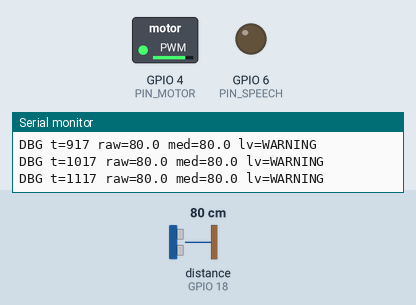
This sketch was run on a simulated ESP32-S3. Parts: switched loads named in the sketch (green lamp = pin HIGH), output pins drawn as LEDs (lit = HIGH), the last lines printed to the serial monitor. Wiring (inferred from the names in the program): ultrasonic range finder: trigger GPIO 5; echo GPIO 18. Dashed ring = blinking. The inputs (shaded band) are chosen by the test bench; at power-on: distance to the obstacle (sensor on GPIO 18) 80 cm. The echo pulse lasts 58.3 µs per cm; pins used as bus, display or sensor lines are not drawn.

Above: at 1.2 s.
1.3 s: distance to the obstacle (sensor on GPIO 18) set to 53 cm
2.9 s: distance to the obstacle (sensor on GPIO 18) set to 48 cm
At 3.4 s:
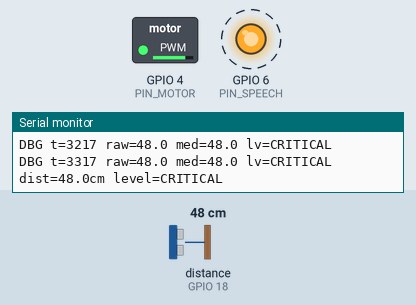
5.9 s: distance to the obstacle (sensor on GPIO 18) set to 120 cm
At 7.3 s:
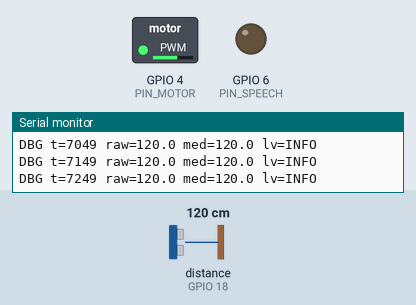
7.9 s: distance to the obstacle (sensor on GPIO 18) set to 105 cm
9.5 s: distance to the obstacle (sensor on GPIO 18) set to 96 cm
At 10.04 s:
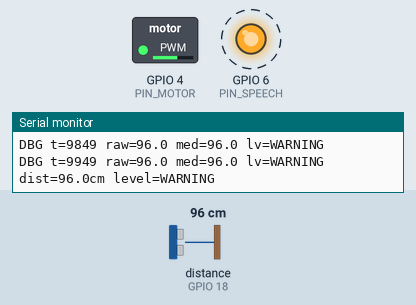
11.6 s: distance to the obstacle (sensor on GPIO 18) set to 2 cm
At 12.49 s:
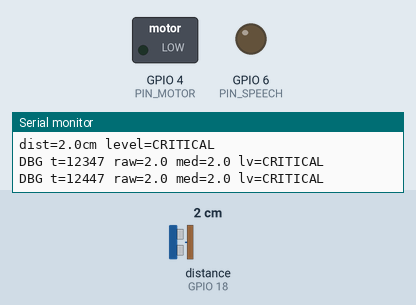
Timing chart, 0 to 15.6 s (numbered marks = the images above; inputs shaded):
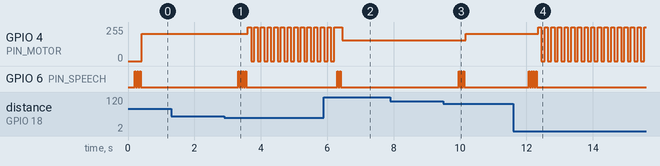

The sketch:

blind_assist_stage1.ino
```cpp
// ESP32-S3 Blind Assist — Stage 1: distance -> risk -> haptics + speech trigger
// Board: ESP32-S3-DevKitC-1 compatible, N16R8 (16MB flash, 8MB PSRAM)
// Wiring: docs/wiring.md
//   RCWL-1605: VCC=3V3 GND=GND Trig=GPIO5 Echo=GPIO18
//   738 motor: IN=GPIO4 (MOS, active high) VCC=3V3
//   Speech trigger (model unconfirmed): GPIO6

#include <Arduino.h>

// ---- Provisional thresholds: calibrate with real hardware before trusting ----
constexpr uint8_t PIN_TRIG = 5;
constexpr uint8_t PIN_ECHO = 18;
constexpr uint8_t PIN_MOTOR = 4;
constexpr uint8_t PIN_SPEECH = 6;

constexpr float CLOSE_CM = 50.0f;    // CRITICAL
constexpr float WARN_CM = 100.0f;    // WARNING
constexpr float INFO_CM = 150.0f;    // INFO; beyond -> SAFE
constexpr uint32_t ECHO_TIMEOUT_US = 25000;  // ~4.3 m max
constexpr uint32_t SAMPLE_MS = 100;
constexpr uint8_t MEDIAN_N = 5;
constexpr uint8_t LEVEL_CONFIRM_N = 3;  // consecutive samples needed to switch levels

// Motor PWM (LEDC). NOTE: Arduino-ESP32 core 3.x ledcWrite() takes PIN, not channel.
constexpr uint32_t MOTOR_FREQ_HZ = 1000;
constexpr uint8_t MOTOR_RES_BITS = 8;
constexpr uint8_t DUTY_OFF = 0;
constexpr uint8_t DUTY_LOW = 100;    // ~39%
constexpr uint8_t DUTY_MED = 155;    // ~61%
constexpr uint8_t DUTY_HIGH = 205;   // ~80%
constexpr uint8_t DUTY_MAX = 255;

enum Level : uint8_t { LV_SAFE, LV_INFO, LV_WARN, LV_CRIT };

static uint32_t s_readings[MEDIAN_N];
static uint8_t  s_ridx = 0;
static bool     s_buf_full = false;
static bool     s_sensor_fault = false;
static uint32_t s_last_fault_log = 0;
static uint32_t s_motor_window = 0;
static bool     s_motor_burst_on = true;
static Level    s_pending_level = LV_SAFE;
static uint8_t  s_pending_count = 0;

static float read_distance_cm() {
  digitalWrite(PIN_TRIG, LOW);
  delayMicroseconds(4);
  digitalWrite(PIN_TRIG, HIGH);
  delayMicroseconds(10);
  digitalWrite(PIN_TRIG, LOW);
  uint32_t us = pulseIn(PIN_ECHO, HIGH, ECHO_TIMEOUT_US);
  if (us == 0) return -1.0f;
  return us * 0.0343f / 2.0f;
}

static bool median(float &out) {
  if (!s_buf_full) return false;
  uint32_t tmp[MEDIAN_N];
  memcpy(tmp, s_readings, sizeof(tmp));
  for (uint8_t i = 1; i < MEDIAN_N; i++) {
    uint32_t k = tmp[i];
    int8_t j = i - 1;
    while (j >= 0 && tmp[j] > k) { tmp[j + 1] = tmp[j]; j--; }
    tmp[j + 1] = k;
  }
  out = tmp[MEDIAN_N / 2] * 0.001f;
  return true;
}

static Level classify(float cm) {
  if (cm <= CLOSE_CM) return LV_CRIT;
  if (cm <= WARN_CM) return LV_WARN;
  if (cm <= INFO_CM) return LV_INFO;
  return LV_SAFE;
}

static void motor_apply(Level lv) {
  uint8_t duty = DUTY_OFF;
  switch (lv) {
    case LV_CRIT: duty = DUTY_MAX; break;
    case LV_WARN: duty = DUTY_HIGH; break;
    case LV_INFO: duty = DUTY_MED; break;
    default: duty = DUTY_OFF; break;
  }
  ledcWrite(PIN_MOTOR, duty);
}

// CRITICAL uses interrupting bursts so it feels distinct from steady HIGH.
static void motor_update(uint32_t now, Level lv) {
  if (lv == LV_CRIT) {
    if (now - s_motor_window >= 100) {
      s_motor_window = now;
      s_motor_burst_on = !s_motor_burst_on;
    }
    ledcWrite(PIN_MOTOR, s_motor_burst_on ? DUTY_MAX : DUTY_OFF);
  } else {
    s_motor_burst_on = true;
    motor_apply(lv);
  }
}

static void speech_trigger(Level lv, bool fault) {
  // Placeholder until speech module model is confirmed:
  // short GPIO pulse, count encodes severity.
  uint8_t pulses = fault ? 2 : (lv == LV_CRIT ? 4 : lv == LV_WARN ? 3 : lv == LV_INFO ? 2 : 0);
  for (uint8_t i = 0; i < pulses; i++) {
    digitalWrite(PIN_SPEECH, HIGH);
    delay(30);
    digitalWrite(PIN_SPEECH, LOW);
    delay(40);
  }
}

static const char *level_name(Level lv) {
  switch (lv) {
    case LV_CRIT: return "CRITICAL";
    case LV_WARN: return "WARNING";
    case LV_INFO: return "INFO";
    default: return "SAFE";
  }
}

void setup() {
  Serial.begin(115200);
  pinMode(PIN_TRIG, OUTPUT);
  pinMode(PIN_ECHO, INPUT);
  pinMode(PIN_SPEECH, OUTPUT);
  digitalWrite(PIN_TRIG, LOW);
  digitalWrite(PIN_SPEECH, LOW);
  // Arduino-ESP32 core 3.x replaced ledcSetup/ledcAttachPin with ledcAttach.
  ledcAttach(PIN_MOTOR, MOTOR_FREQ_HZ, MOTOR_RES_BITS);
  ledcWrite(PIN_MOTOR, DUTY_OFF);
  Serial.println("blind_assist stage1 boot");
}

void loop() {
  static uint32_t next_sample = 0;
  static Level last = LV_SAFE;
  uint32_t now = millis();
  if (now < next_sample) return;
  next_sample = now + SAMPLE_MS;

  float cm = read_distance_cm();
  if (cm < 0) {
    s_sensor_fault = true;
    if (now - s_last_fault_log >= 3000) {
      s_last_fault_log = now;
      Serial.println("SENSOR_FAULT timeout");
    }
    return;
  }
  s_last_fault_log = now;
  if (s_sensor_fault) {
    s_sensor_fault = false;
    Serial.println("SENSOR_RECOVERED");
  }

  s_readings[s_ridx] = (uint32_t)(cm * 1000.0f);
  s_ridx = (s_ridx + 1) % MEDIAN_N;
  if (s_ridx == 0) s_buf_full = true;

  float dist = cm;
  if (s_buf_full) {
    if (!median(dist)) dist = cm;
  }
  Level lv = classify(dist);

  // DEBUG_STREAM: print every sample so the user can verify sensor accuracy.
  Serial.printf("DBG t=%lu raw=%.1f med=%.1f lv=%s\n", (unsigned long)now, cm, dist, level_name(lv));

  // Confirm a new level only after LEVEL_CONFIRM_N consecutive samples,
  // so single-frame RCWL-1605 dropouts don't flip the outputs.
  if (lv == last) {
    s_pending_level = lv;
    s_pending_count = 0;
  } else if (lv == s_pending_level) {
    if (s_pending_count < LEVEL_CONFIRM_N) s_pending_count++;
    if (s_pending_count >= LEVEL_CONFIRM_N) {
      last = lv;
      s_pending_count = 0;
      Serial.printf("dist=%.1fcm level=%s\n", dist, level_name(lv));
      speech_trigger(lv, false);
    }
  } else {
    s_pending_level = lv;
    s_pending_count = 1;
  }
  motor_update(now, last);
}
```

Measured:
- the behaviour switches between 51 and 50 cm on distance to the obstacle (sensor on GPIO 18) (found by bisection; images 0 and 1)
- the behaviour switches between 101 and 100 cm on distance to the obstacle (sensor on GPIO 18) (found by bisection; images 2 and 3)
- after the input at 2.9 s, GPIO 4 (PIN_MOTOR): alternates 255/255 for 0.10 s and 0/255 for 0.10 s, starting after 0.70 s; GPIO 6 (PIN_SPEECH): alternates HIGH for 0.03 s and LOW for 0.04 s, 8 changes in all, then stays LOW, starting after 0.42 s
- after the input at 5.9 s, GPIO 6 (PIN_SPEECH): alternates HIGH for 0.03 s and LOW for 0.04 s, 4 changes in all, then stays LOW, starting after 0.41 s
- after the input at 9.5 s, GPIO 4 (PIN_MOTOR): 154/255 → 204/255 after 0.67 s; GPIO 6 (PIN_SPEECH): alternates HIGH for 0.03 s and LOW for 0.04 s, 6 changes in all, then stays LOW, starting after 0.46 s
- after the input at 11.6 s, GPIO 4 (PIN_MOTOR): alternates 255/255 for 0.10 s and 0/255 for 0.10 s, starting after 0.75 s; GPIO 6 (PIN_SPEECH): alternates HIGH for 0.03 s and LOW for 0.04 s, 8 changes in all, then stays LOW, starting after 0.47 s
- by itself, GPIO 6 (PIN_SPEECH): alternates HIGH for 0.03 s and LOW for 0.04 s, 6 changes in all, then stays LOW
